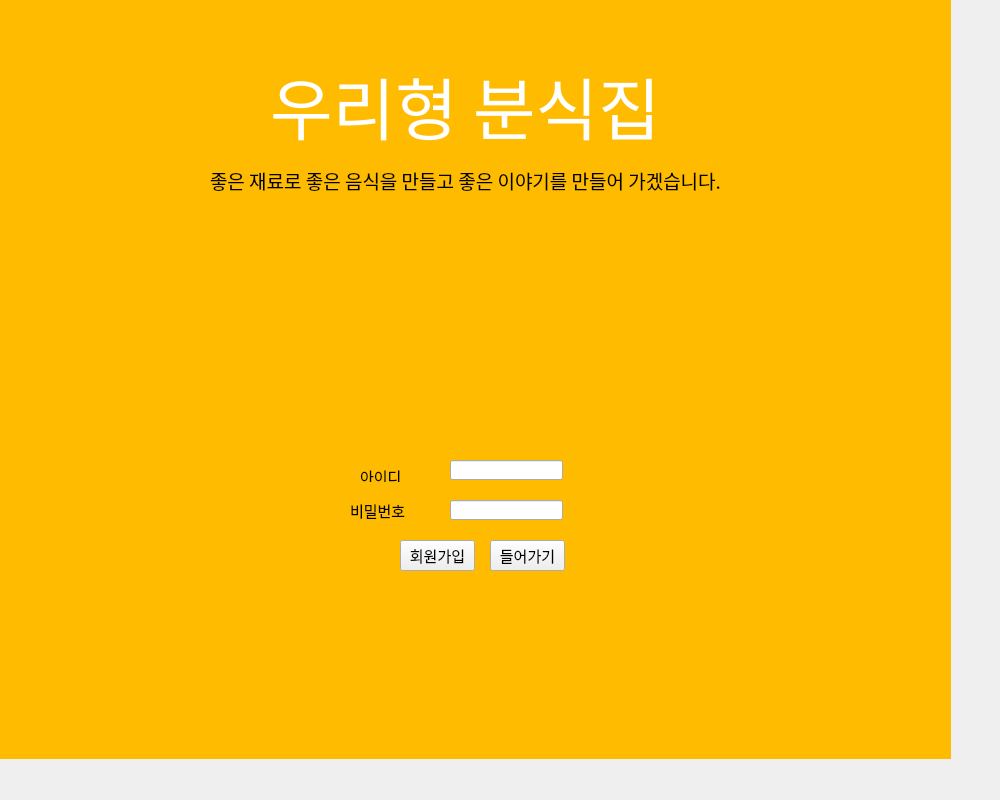
   <widget class="QWidget" name="page">
    <widget class="QLabel" name="label">
     <property name="geometry">
      <rect>
       <x>270</x>
       <y>50</y>
       <width>411</width>
       <height>111</height>
      </rect>
     </property>
     <property name="font">
      <font>
       <family>경기천년바탕 Bold</family>
       <pointsize>51</pointsize>
      </font>
     </property>
     <property name="styleSheet">
      <string notr="true">background-color:rgb(255,187,0);
color:white;
</string>
     </property>
     <property name="text">
      <string>우리형 분식집</string>
     </property>
    </widget>
    <widget class="QLabel" name="label_2">
     <property name="geometry">
      <rect>
       <x>360</x>
       <y>470</y>
       <width>56</width>
       <height>12</height>
      </rect>
     </property>
     <property name="font">
      <font>
       <family>경기천년바탕 Regular</family>
       <pointsize>11</pointsize>
      </font>
     </property>
     <property name="text">
      <string>아이디</string>
     </property>
    </widget>
    <widget class="QLabel" name="label_3">
     <property name="geometry">
      <rect>
       <x>350</x>
       <y>500</y>
       <width>56</width>
       <height>21</height>
      </rect>
     </property>
     <property name="font">
      <font>
       <family>경기천년바탕 Regular</family>
       <pointsize>11</pointsize>
      </font>
     </property>
     <property name="text">
      <string>비밀번호</string>
     </property>
    </widget>
    <widget class="QLineEdit" name="lineEdit">
     <property name="geometry">
      <rect>
       <x>450</x>
       <y>460</y>
       <width>113</width>
       <height>20</height>
      </rect>
     </property>
     <property name="styleSheet">
      <string notr="true"/>
     </property>
     <property name="text">
      <string/>
     </property>
    </widget>
    <widget class="QLineEdit" name="lineEdit_2">
     <property name="geometry">
      <rect>
       <x>450</x>
       <y>500</y>
       <width>113</width>
       <height>20</height>
      </rect>
     </property>
     <property name="echoMode">
      <enum>QLineEdit::Password</enum>
     </property>
     <property name="placeholderText">
      <string/>
     </property>
    </widget>
    <widget class="QPushButton" name="mainpage_button">
     <property name="geometry">
      <rect>
       <x>490</x>
       <y>540</y>
       <width>75</width>
       <height>31</height>
      </rect>
     </property>
     <property name="font">
      <font>
       <family>경기천년바탕 Regular</family>
       <pointsize>11</pointsize>
      </font>
     </property>
     <property name="text">
      <string>들어가기</string>
     </property>
    </widget>
    <widget class="QPushButton" name="signup_main_button">
     <property name="geometry">
      <rect>
       <x>400</x>
       <y>540</y>
       <width>75</width>
       <height>31</height>
      </rect>
     </property>
     <property name="font">
      <font>
       <family>경기천년바탕 Regular</family>
       <pointsize>11</pointsize>
      </font>
     </property>
     <property name="text">
      <string>회원가입</string>
     </property>
    </widget>
    <widget class="QLabel" name="label_20">
     <property name="geometry">
      <rect>
       <x>210</x>
       <y>140</y>
       <width>521</width>
       <height>81</height>
      </rect>
     </property>
     <property name="font">
      <font>
       <family>경기천년바탕 Regular</family>
       <pointsize>14</pointsize>
      </font>
     </property>
     <property name="text">
      <string>좋은 재료로 좋은 음식을 만들고 좋은 이야기를 만들어 가겠습니다.</string>
     </property>
    </widget>
    <widget class="QLabel" name="label_21">
     <property name="geometry">
      <rect>
       <x>-40</x>
       <y>-32</y>
       <width>991</width>
       <height>791</height>
      </rect>
     </property>
     <property name="font">
      <font>
       <pointsize>11</pointsize>
      </font>
     </property>
     <property name="styleSheet">
      <string notr="true">background-color:rgb(255,187,0);
color:white;
</string>
     </property>
     <property name="text">
      <string/>
     </property>
    </widget>
    <widget class="QLabel" name="label_22">
     <property name="geometry">
      <rect>
       <x>100</x>
       <y>310</y>
       <width>56</width>
       <height>12</height>
      </rect>
     </property>
     <property name="text">
      <string/>
     </property>
    </widget>
    <widget class="QLabel" name="label_23">
     <property name="geometry">
      <rect>
       <x>120</x>
       <y>230</y>
       <width>851</width>
       <height>201</height>
      </rect>
     </property>
     <property name="text">
      <string/>
     </property>
     <property name="pixmap">
      <pixmap>../../Desktop/분식.JPG</pixmap>
     </property>
    </widget>
    <zorder>label_21</zorder>
    <zorder>label</zorder>
    <zorder>label_2</zorder>
    <zorder>label_3</zorder>
    <zorder>lineEdit</zorder>
    <zorder>lineEdit_2</zorder>
    <zorder>mainpage_button</zorder>
    <zorder>signup_main_button</zorder>
    <zorder>label_20</zorder>
    <zorder>label_22</zorder>
    <zorder>label_23</zorder>
   </widget>
